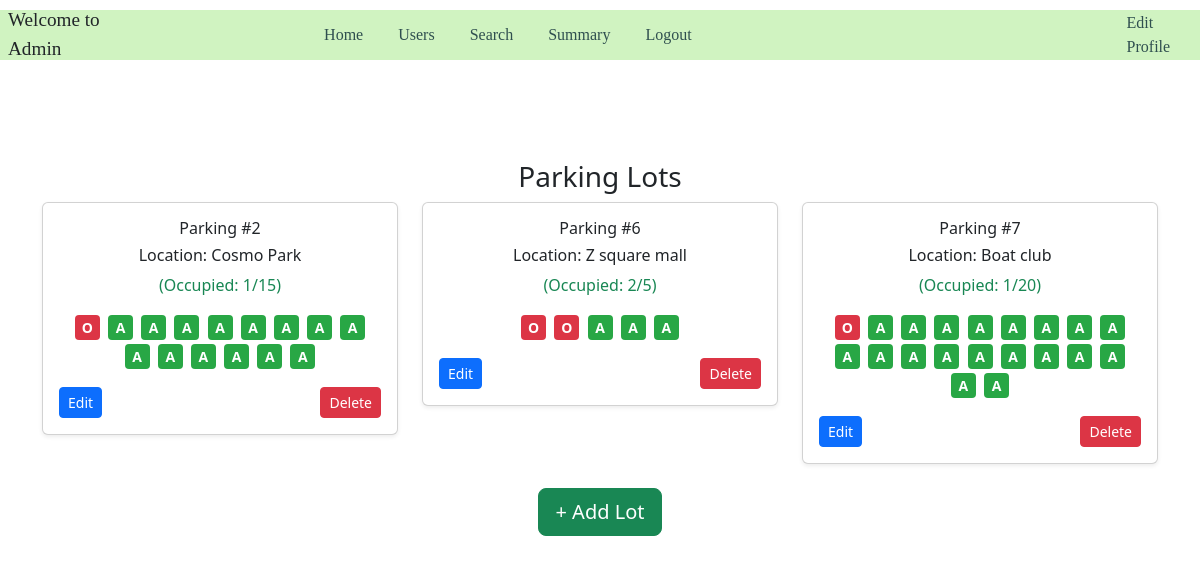
Screenshot of /Adashboard with the database file from the repository.
### application/models.py (models this page shows)
class ParkingLot(db.Model):
    __tablename__ = 'parking_lot'
    lot_id = db.Column(db.Integer, primary_key=True)
    prime_location = db.Column(db.String(100), nullable=False)
    price = db.Column(db.Integer, nullable=False)  # price per hour
    address = db.Column(db.String(200), nullable=False)
    pincode = db.Column(db.Integer, nullable=False)
    max_spots = db.Column(db.Integer, nullable=False)
    spots = db.relationship('ParkingSpot', backref='lot', lazy=True)

### application/controller.py (the view)
@app.route("/Adashboard", methods=["GET"])
def Adashboard():
    lots = ParkingLot.query.all()
    return render_template("Adashboard.html", lots=lots)

### templates/Adashboard.html (shortened to what this page needs)
<!DOCTYPE html>
<html lang="en">
<head>
  <link href="https://cdn.jsdelivr.net/npm/bootstrap@5.3.6/dist/css/bootstrap.min.css" rel="stylesheet">
  <link rel="stylesheet" href="/static/style.css">
</head>
<body>
  <nav class="Adashbox p-2" style="background-color: #d0f3c1;">
    <span style="padding-right: 150px; font-size: larger;">Welcome to Admin</span>
    <a href="{{ url_for('Adashboard') }}">Home</a>
    <a href="{{ url_for('AdashUser') }}">Users</a>
    <a href="{{ url_for('AdashSearch') }}">Search</a>
    <a href="{{ url_for('AdashSummary') }}">Summary</a>
    <a href="{{ url_for('logout') }}">Logout</a>
    <a style="padding-left: 400px;" href="{{ url_for('Aeditprofile') }}">Edit Profile</a>
  </nav>
  <div class="container my-4">
    <h3 class="text-center">Parking Lots</h3>
    <div class="row">
      {% for lot in lots %}
      <div class="col-md-4">
        <div class="card mb-4 shadow-sm">
          <div class="card-body text-center">
            <h6>Parking #{{ lot.lot_id }}</h6>
            <h6>Location: {{ lot.prime_location }}</h6>
            <p class="text-success">
              (Occupied: {{
                lot.spots | selectattr('status', 'equalto', 'occupied') | list | length
              }}/{{ lot.max_spots }})
            </p>
            <div>
              {% set spots_by_index = lot.spots | sort(attribute="spot_id") %}
              {% for i in range(lot.max_spots) %}
                {% set spot = spots_by_index[i] if i < spots_by_index|length else None %}
                {% if spot and spot.status == 'occupied' %}
                  <a href="{{ url_for('AviewParkingSpot', spot_id=spot.spot_id) }}" class="spot-badge spot-occupied">O</a>
                {% elif spot %}
                  <a href="{{ url_for('AviewParkingSpot', spot_id=spot.spot_id) }}" class="spot-badge spot-available">A</a>
                {% else %}
                  <span class="spot-badge spot-available">A</span>
                {% endif %}
              {% endfor %}
            </div>
            <div class="mt-3 d-flex justify-content-between">
              <a href="{{ url_for('Aeditparkinglot', lot_id=lot.lot_id) }}" class="btn btn-primary btn-sm">Edit</a>
              <a href="{{ url_for('delete_parking_lot', lot_id=lot.lot_id) }}" class="btn btn-danger btn-sm">Delete</a>
            </div>
          </div>
        </div>
      </div>
      {% endfor %}
    </div>
    <div class="text-center">
      <a href="{{ url_for('AnewParkingLot') }}" class="btn btn-success btn-lg">+ Add Lot</a>
    </div>
  </div>
</body>
</html>

### static/style.css (style rules this page uses)
a { text-decoration: none; color:darkslategrey; }
.Adashbox { margin-top: 10px; margin-bottom: 100px; height: 50px; width: 100%; padding-right: 20px; font-family: cursive; display: flex; align-items: center; gap: 35px; background-color: rgb(205,242,189); }

### templates/Adashboard.html (style rules this page uses)
.spot-badge { display: inline-block; width: 25px; height: 25px; text-align: center; line-height: 25px; border-radius: 4px; margin: 2px; color: white; font-weight: bold; text-decoration: none; font-size: 14px; }
.spot-available { background-color: #28a745; }
.spot-occupied { background-color: #dc3545; }

### rows the page displays
ParkingLot: lot_id "2", prime_location "Cosmo Park", spots|selectattr "1", max_spots "15"
ParkingLot: lot_id "6", prime_location "Z square mall", spots|selectattr "2", max_spots "5"
ParkingLot: lot_id "7", prime_location "Boat club", spots|selectattr "1", max_spots "20"
